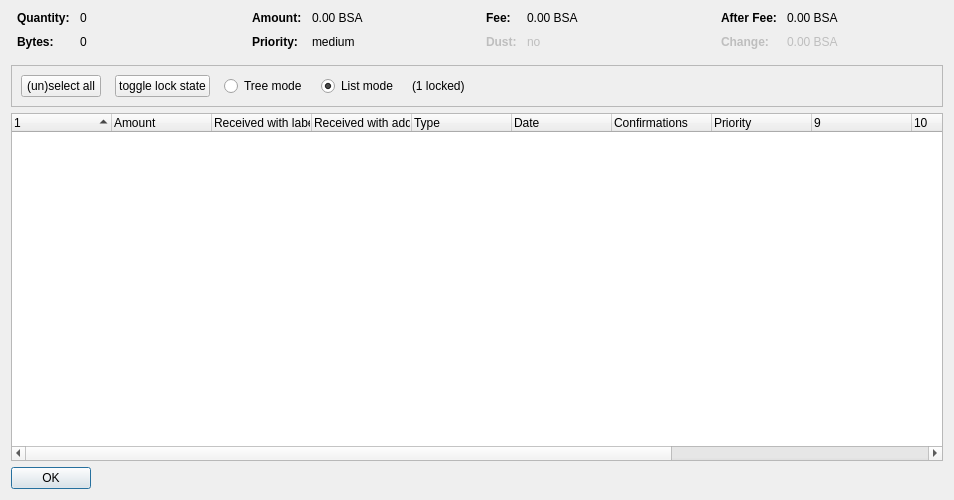
<?xml version="1.0" encoding="UTF-8"?>
<ui version="4.0">
 <class>CoinControlDialog</class>
 <widget class="QDialog" name="CoinControlDialog">
  <property name="geometry">
   <rect>
    <x>0</x>
    <y>0</y>
    <width>954</width>
    <height>500</height>
   </rect>
  </property>
  <property name="windowTitle">
   <string>Coin Selection</string>
  </property>
  <layout class="QVBoxLayout" name="verticalLayout">
   <item>
    <layout class="QHBoxLayout" name="horizontalLayoutTop" stretch="0,0,0,0">
     <property name="topMargin">
      <number>0</number>
     </property>
     <property name="bottomMargin">
      <number>10</number>
     </property>
     <item>
      <layout class="QFormLayout" name="formLayoutCoinControl1">
       <property name="horizontalSpacing">
        <number>10</number>
       </property>
       <property name="verticalSpacing">
        <number>10</number>
       </property>
       <property name="leftMargin">
        <number>6</number>
       </property>
       <property name="rightMargin">
        <number>6</number>
       </property>
       <item row="0" column="0">
        <widget class="QLabel" name="labelCoinControlQuantityText">
         <property name="font">
          <font>
           <weight>75</weight>
           <bold>true</bold>
          </font>
         </property>
         <property name="text">
          <string>Quantity:</string>
         </property>
        </widget>
       </item>
       <item row="0" column="1">
        <widget class="QLabel" name="labelCoinControlQuantity">
         <property name="cursor">
          <cursorShape>IBeamCursor</cursorShape>
         </property>
         <property name="contextMenuPolicy">
          <enum>Qt::ActionsContextMenu</enum>
         </property>
         <property name="text">
          <string notr="true">0</string>
         </property>
         <property name="textInteractionFlags">
          <set>Qt::LinksAccessibleByMouse|Qt::TextSelectableByKeyboard|Qt::TextSelectableByMouse</set>
         </property>
        </widget>
       </item>
       <item row="1" column="0">
        <widget class="QLabel" name="labelCoinControlBytesText">
         <property name="font">
          <font>
           <weight>75</weight>
           <bold>true</bold>
          </font>
         </property>
         <property name="text">
          <string>Bytes:</string>
         </property>
        </widget>
       </item>
       <item row="1" column="1">
        <widget class="QLabel" name="labelCoinControlBytes">
         <property name="cursor">
          <cursorShape>IBeamCursor</cursorShape>
         </property>
         <property name="contextMenuPolicy">
          <enum>Qt::ActionsContextMenu</enum>
         </property>
         <property name="text">
          <string notr="true">0</string>
         </property>
         <property name="textInteractionFlags">
          <set>Qt::LinksAccessibleByMouse|Qt::TextSelectableByKeyboard|Qt::TextSelectableByMouse</set>
         </property>
        </widget>
       </item>
      </layout>
     </item>
     <item>
      <layout class="QFormLayout" name="formLayoutCoinControl2">
       <property name="horizontalSpacing">
        <number>10</number>
       </property>
       <property name="verticalSpacing">
        <number>10</number>
       </property>
       <property name="leftMargin">
        <number>6</number>
       </property>
       <property name="rightMargin">
        <number>6</number>
       </property>
       <item row="0" column="0">
        <widget class="QLabel" name="labelCoinControlAmountText">
         <property name="font">
          <font>
           <weight>75</weight>
           <bold>true</bold>
          </font>
         </property>
         <property name="text">
          <string>Amount:</string>
         </property>
        </widget>
       </item>
       <item row="0" column="1">
        <widget class="QLabel" name="labelCoinControlAmount">
         <property name="cursor">
          <cursorShape>IBeamCursor</cursorShape>
         </property>
         <property name="contextMenuPolicy">
          <enum>Qt::ActionsContextMenu</enum>
         </property>
         <property name="text">
          <string notr="true">0.00 BSA</string>
         </property>
         <property name="textInteractionFlags">
          <set>Qt::LinksAccessibleByMouse|Qt::TextSelectableByKeyboard|Qt::TextSelectableByMouse</set>
         </property>
        </widget>
       </item>
       <item row="1" column="0">
        <widget class="QLabel" name="labelCoinControlPriorityText">
         <property name="font">
          <font>
           <weight>75</weight>
           <bold>true</bold>
          </font>
         </property>
         <property name="text">
          <string>Priority:</string>
         </property>
        </widget>
       </item>
       <item row="1" column="1">
        <widget class="QLabel" name="labelCoinControlPriority">
         <property name="cursor">
          <cursorShape>IBeamCursor</cursorShape>
         </property>
         <property name="contextMenuPolicy">
          <enum>Qt::ActionsContextMenu</enum>
         </property>
         <property name="text">
          <string>medium</string>
         </property>
         <property name="textInteractionFlags">
          <set>Qt::LinksAccessibleByMouse|Qt::TextSelectableByKeyboard|Qt::TextSelectableByMouse</set>
         </property>
        </widget>
       </item>
      </layout>
     </item>
     <item>
      <layout class="QFormLayout" name="formLayoutCoinControl3">
       <property name="horizontalSpacing">
        <number>10</number>
       </property>
       <property name="verticalSpacing">
        <number>10</number>
       </property>
       <property name="leftMargin">
        <number>6</number>
       </property>
       <property name="rightMargin">
        <number>6</number>
       </property>
       <item row="0" column="0">
        <widget class="QLabel" name="labelCoinControlFeeText">
         <property name="font">
          <font>
           <weight>75</weight>
           <bold>true</bold>
          </font>
         </property>
         <property name="text">
          <string>Fee:</string>
         </property>
        </widget>
       </item>
       <item row="0" column="1">
        <widget class="QLabel" name="labelCoinControlFee">
         <property name="cursor">
          <cursorShape>IBeamCursor</cursorShape>
         </property>
         <property name="contextMenuPolicy">
          <enum>Qt::ActionsContextMenu</enum>
         </property>
         <property name="text">
          <string notr="true">0.00 BSA</string>
         </property>
         <property name="textInteractionFlags">
          <set>Qt::LinksAccessibleByMouse|Qt::TextSelectableByKeyboard|Qt::TextSelectableByMouse</set>
         </property>
        </widget>
       </item>
       <item row="1" column="0">
        <widget class="QLabel" name="labelCoinControlLowOutputText">
         <property name="enabled">
          <bool>false</bool>
         </property>
         <property name="font">
          <font>
           <weight>75</weight>
           <bold>true</bold>
          </font>
         </property>
         <property name="text">
          <string>Dust:</string>
         </property>
        </widget>
       </item>
       <item row="1" column="1">
        <widget class="QLabel" name="labelCoinControlLowOutput">
         <property name="enabled">
          <bool>false</bool>
         </property>
         <property name="cursor">
          <cursorShape>IBeamCursor</cursorShape>
         </property>
         <property name="contextMenuPolicy">
          <enum>Qt::ActionsContextMenu</enum>
         </property>
         <property name="text">
          <string>no</string>
         </property>
         <property name="textInteractionFlags">
          <set>Qt::LinksAccessibleByMouse|Qt::TextSelectableByKeyboard|Qt::TextSelectableByMouse</set>
         </property>
        </widget>
       </item>
      </layout>
     </item>
     <item>
      <layout class="QFormLayout" name="formLayoutCoinControl4">
       <property name="horizontalSpacing">
        <number>10</number>
       </property>
       <property name="verticalSpacing">
        <number>10</number>
       </property>
       <property name="leftMargin">
        <number>6</number>
       </property>
       <property name="rightMargin">
        <number>6</number>
       </property>
       <item row="0" column="0">
        <widget class="QLabel" name="labelCoinControlAfterFeeText">
         <property name="font">
          <font>
           <weight>75</weight>
           <bold>true</bold>
          </font>
         </property>
         <property name="text">
          <string>After Fee:</string>
         </property>
        </widget>
       </item>
       <item row="0" column="1">
        <widget class="QLabel" name="labelCoinControlAfterFee">
         <property name="cursor">
          <cursorShape>IBeamCursor</cursorShape>
         </property>
         <property name="contextMenuPolicy">
          <enum>Qt::ActionsContextMenu</enum>
         </property>
         <property name="text">
          <string notr="true">0.00 BSA</string>
         </property>
         <property name="textInteractionFlags">
          <set>Qt::LinksAccessibleByMouse|Qt::TextSelectableByKeyboard|Qt::TextSelectableByMouse</set>
         </property>
        </widget>
       </item>
       <item row="1" column="0">
        <widget class="QLabel" name="labelCoinControlChangeText">
         <property name="enabled">
          <bool>false</bool>
         </property>
         <property name="font">
          <font>
           <weight>75</weight>
           <bold>true</bold>
          </font>
         </property>
         <property name="text">
          <string>Change:</string>
         </property>
        </widget>
       </item>
       <item row="1" column="1">
        <widget class="QLabel" name="labelCoinControlChange">
         <property name="enabled">
          <bool>false</bool>
         </property>
         <property name="cursor">
          <cursorShape>IBeamCursor</cursorShape>
         </property>
         <property name="contextMenuPolicy">
          <enum>Qt::ActionsContextMenu</enum>
         </property>
         <property name="text">
          <string notr="true">0.00 BSA</string>
         </property>
         <property name="textInteractionFlags">
          <set>Qt::LinksAccessibleByMouse|Qt::TextSelectableByKeyboard|Qt::TextSelectableByMouse</set>
         </property>
        </widget>
       </item>
      </layout>
     </item>
    </layout>
   </item>
   <item>
    <widget class="QFrame" name="frame">
     <property name="minimumSize">
      <size>
       <width>0</width>
       <height>40</height>
      </size>
     </property>
     <property name="frameShape">
      <enum>QFrame::StyledPanel</enum>
     </property>
     <property name="frameShadow">
      <enum>QFrame::Sunken</enum>
     </property>
     <layout class="QHBoxLayout" name="horizontalLayout">
      <item>
       <layout class="QHBoxLayout" name="horizontalLayoutPanel" stretch="0,0,0,0,0,0">
        <property name="spacing">
         <number>14</number>
        </property>
        <item>
         <widget class="QPushButton" name="pushButtonSelectAll">
          <property name="sizePolicy">
           <sizepolicy hsizetype="Maximum" vsizetype="Fixed">
            <horstretch>0</horstretch>
            <verstretch>0</verstretch>
           </sizepolicy>
          </property>
          <property name="text">
           <string>(un)select all</string>
          </property>
          <property name="autoDefault">
           <bool>false</bool>
          </property>
         </widget>
        </item>
        <item>
         <widget class="QPushButton" name="pushButtonToggleLock">
          <property name="sizePolicy">
           <sizepolicy hsizetype="Maximum" vsizetype="Fixed">
            <horstretch>0</horstretch>
            <verstretch>0</verstretch>
           </sizepolicy>
          </property>
          <property name="text">
           <string>toggle lock state</string>
          </property>
          <property name="autoDefault">
           <bool>false</bool>
          </property>
         </widget>
        </item>
        <item>
         <widget class="QRadioButton" name="radioTreeMode">
          <property name="sizePolicy">
           <sizepolicy hsizetype="Maximum" vsizetype="Fixed">
            <horstretch>0</horstretch>
            <verstretch>0</verstretch>
           </sizepolicy>
          </property>
          <property name="text">
           <string>Tree mode</string>
          </property>
         </widget>
        </item>
        <item>
         <widget class="QRadioButton" name="radioListMode">
          <property name="sizePolicy">
           <sizepolicy hsizetype="Maximum" vsizetype="Fixed">
            <horstretch>0</horstretch>
            <verstretch>0</verstretch>
           </sizepolicy>
          </property>
          <property name="text">
           <string>List mode</string>
          </property>
          <property name="checked">
           <bool>true</bool>
          </property>
         </widget>
        </item>
        <item>
         <widget class="QLabel" name="labelLocked">
          <property name="text">
           <string>(1 locked)</string>
          </property>
         </widget>
        </item>
        <item>
         <spacer name="horizontalSpacer">
          <property name="orientation">
           <enum>Qt::Horizontal</enum>
          </property>
          <property name="sizeHint" stdset="0">
           <size>
            <width>40</width>
            <height>20</height>
           </size>
          </property>
         </spacer>
        </item>
       </layout>
      </item>
     </layout>
    </widget>
   </item>
   <item>
    <widget class="CoinControlTreeWidget" name="treeWidget">
     <property name="contextMenuPolicy">
      <enum>Qt::CustomContextMenu</enum>
     </property>
     <property name="sortingEnabled">
      <bool>false</bool>
     </property>
     <property name="columnCount">
      <number>13</number>
     </property>
     <attribute name="headerShowSortIndicator" stdset="0">
      <bool>true</bool>
     </attribute>
     <attribute name="headerStretchLastSection">
      <bool>false</bool>
     </attribute>
     <column>
      <property name="text">
       <string/>
      </property>
     </column>
     <column>
      <property name="text">
       <string>Amount</string>
      </property>
     </column>
     <column>
      <property name="text">
       <string>Received with label</string>
      </property>
     </column>
     <column>
      <property name="text">
       <string>Received with address</string>
      </property>
     </column>
     <column>
      <property name="text">
	<string>Type</string>
      </property>
     </column>
     <column>
      <property name="text">	 
       <string>Date</string>
      </property>
     </column>
     <column>
      <property name="text">
       <string>Confirmations</string>
      </property>
      <property name="toolTip">
       <string>Confirmed</string>
      </property>
     </column>
     <column>
      <property name="text">
       <string>Priority</string>
      </property>
     </column>
     <column>
      <property name="text">
       <string/>
      </property>
     </column>
     <column>
      <property name="text">
       <string/>
      </property>
     </column>
     <column>
      <property name="text">
       <string/>
      </property>
     </column>
     <column>
      <property name="text">
       <string/>
      </property>
     </column>
     <column>
      <property name="text">
       <string/>
      </property>
     </column>
    </widget>
   </item>
   <item>
    <widget class="QDialogButtonBox" name="buttonBox">
     <property name="sizePolicy">
      <sizepolicy hsizetype="Maximum" vsizetype="Fixed">
       <horstretch>0</horstretch>
       <verstretch>0</verstretch>
      </sizepolicy>
     </property>
     <property name="orientation">
      <enum>Qt::Horizontal</enum>
     </property>
     <property name="standardButtons">
      <set>QDialogButtonBox::Ok</set>
     </property>
    </widget>
   </item>
  </layout>
 </widget>
 <customwidgets>
  <customwidget>
   <class>CoinControlTreeWidget</class>
   <extends>QTreeWidget</extends>
   <header>coincontroltreewidget.h</header>
  </customwidget>
 </customwidgets>
 <resources/>
 <connections/>
</ui>
